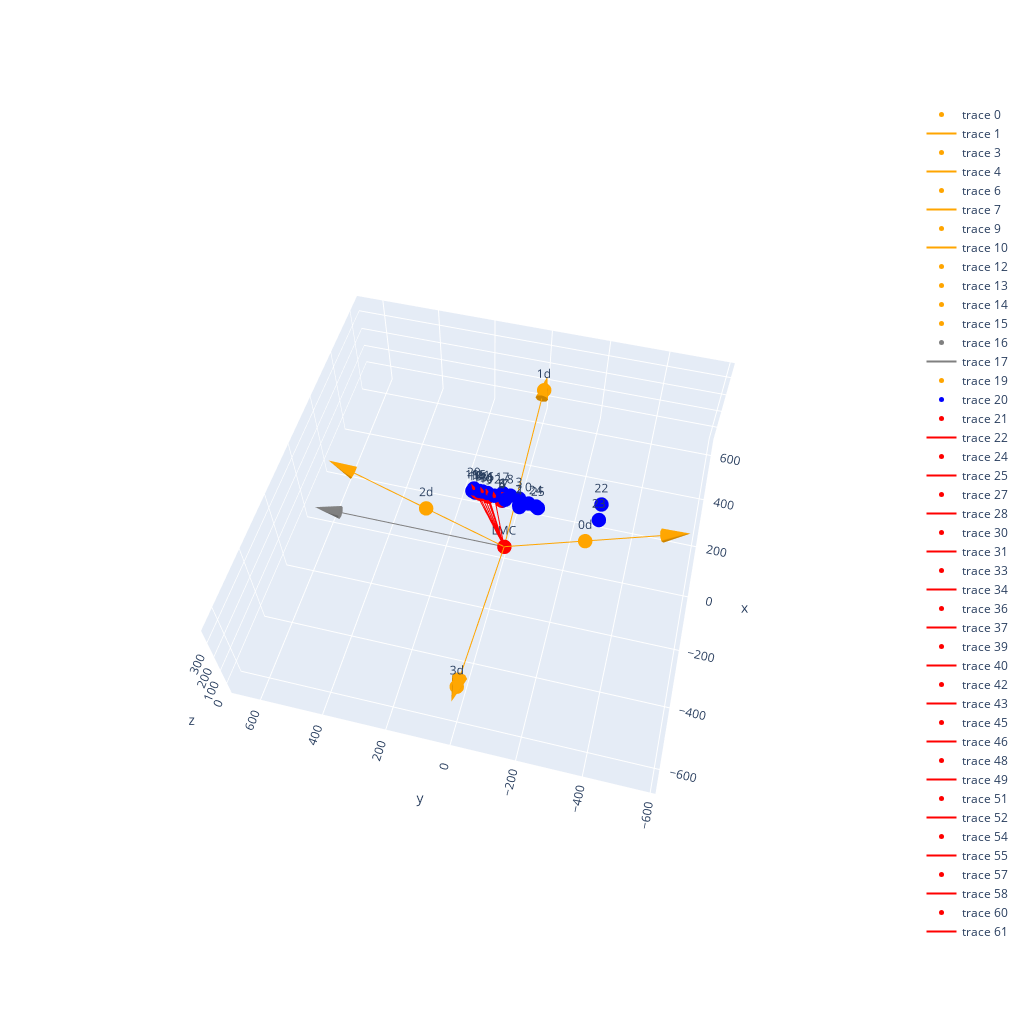

The code cell stored with this chart in its notebook:
### Markdown cell above
# Play with raytracing

### Code cell
# GENERAL
HandModel = getHandModel()
q = np.zeros(20)
# set the thumb in a flat position
q[0] = 0.4
q[1] = -0.6
q[2] = 0.1
state = setHandPose(HandModel, q)
fingers_idx = np.array([[0,3,8,17], #thumb (root to tip)
                        [4,9,13,18], #index
                        [5,10,14,19], #middle
                        [6,11,15,20], #ring
                        [7,12,16,21]]) #pinky
finger_radius = 10 # mm
#palm_plane_idx = np.array([7, 6, 5, 4, 1, 25, 24, 2]) # cirsumverence of palm clockwise

# HAND
# x = + flexion, - extension
# y = + pronation, - supination
# z = + ulna devation, - radial deviation
pos_markers = getHandMarkers(HandModel, state, pos=np.array([0, -100, 300]), orient=np.array([0., 90, 0.]))

# PALM;
pv__ = (pos_markers[2] + pos_markers[1]) / 2 - pos_markers[6] # vector pointing from the finger root to the wrist
pv__ /= np.linalg.norm(pv__)
palm_markers = np.array([pos_markers[7] + pv__*3, pos_markers[6] + pv__*3, pos_markers[5] + pv__*3, pos_markers[4] + pv__*3, # to make sure the finger root markers do not intersect with the palm
                         pos_markers[1], pos_markers[25], pos_markers[24], pos_markers[2]])
# normal plane to the palm and palm centroid
palm_plane_normal = get_regressionPlane(palm_markers)
palm_centroid = np.mean(palm_markers, axis=0)

# FINGERS
# the line chain of a finger starts at the finger root and clinbs marker by marker to the finger tip
# the base of a line is always the origin of a vector pointing from towards the tip -> this means the only frogner marker not a line origin is the finger tip
#finger_lines has the shape (num_fingers, num_phlanges, len_phlanges)
finger_lines = np.array([[(pos_markers[fingers_idx[j, i]], (pos_markers[fingers_idx[j, i+1]]-pos_markers[fingers_idx[j, i]])/np.linalg.norm(pos_markers[fingers_idx[j, i+1]]-pos_markers[fingers_idx[j, i]]), np.linalg.norm(pos_markers[fingers_idx[j, i+1]]-pos_markers[fingers_idx[j, i]])) for i in range(fingers_idx.shape[1]-1)] for j in range(fingers_idx.shape[0])])
forearm_vec = (pos_markers[24] + pos_markers[25])/2 - (pos_markers[22] + pos_markers[23])/2

# LMC
LMC = make_LMC(LMC_loc=[0, 0, 0], LMC_orient=[0, 0, 0], LMC_H=600)

fig = go.Figure()
fig = plotLMC(fig, LMC, color='orange', name='LMC', scale=1)
fig = plot_hand(fig, pos_markers)

occlusions, _ = check_LMC_Hand_visibility(LMC, pos_markers, fingers_idx, finger_lines, finger_radius, palm_plane_normal, palm_centroid, palm_markers, forearm_vec, fig=fig, verbose=1)
print(occlusions)
fig.show()

### Figure 1 — Plotly figure (JSON) as saved in the notebook; plotly's stock layout.template omitted (floating-point values rounded to 4 significant figures)
{"data": [{"marker": {"color": "orange", "size": 5}, "mode": "markers+text", "type": "scatter3d", "x": [0], "y": [0], "z": [0]}, {"line": {"color": "orange", "width": 2}, "mode": "lines", "type": "scatter3d", "x": [0, 0, null], "y": [0, -519.6, null], "z": [0, 300.0, null]}, {"colorscale": [[0, "orange"], [1, "orange"]], "showlegend": false, "showscale": false, "type": "cone", "u": [0], "v": [-155.9], "w": [90.0], "x": [0], "y": [-509.2], "z": [294.0]}, {"marker": {"color": "orange", "size": 5}, "mode": "markers+text", "type": "scatter3d", "x": [0], "y": [0], "z": [0]}, {"line": {"color": "orange", "width": 2}, "mode": "lines", "type": "scatter3d", "x": [0, 579.6, null], "y": [0, 0, null], "z": [0, 155.3, null]}, {"colorscale": [[0, "orange"], [1, "orange"]], "showlegend": false, "showscale": false, "type": "cone", "u": [173.9], "v": [0], "w": [46.59], "x": [568.0], "y": [0], "z": [152.2]}, {"marker": {"color": "orange", "size": 5}, "mode": "markers+text", "type": "scatter3d", "x": [0], "y": [0], "z": [0]}, {"line": {"color": "orange", "width": 2}, "mode": "lines", "type": "scatter3d", "x": [0, 0, null], "y": [0, 519.6, null], "z": [0, 300.0, null]}, {"colorscale": [[0, "orange"], [1, "orange"]], "showlegend": false, "showscale": false, "type": "cone", "u": [0], "v": [155.9], "w": [90.0], "x": [0], "y": [509.2], "z": [294.0]}, {"marker": {"color": "orange", "size": 5}, "mode": "markers+text", "type": "scatter3d", "x": [0], "y": [0], "z": [0]}, {"line": {"color": "orange", "width": 2}, "mode": "lines", "type": "scatter3d", "x": [0, -579.6, null], "y": [0, 0, null], "z": [0, 155.3, null]}, {"colorscale": [[0, "orange"], [1, "orange"]], "showlegend": false, "showscale": false, "type": "cone", "u": [-173.9], "v": [0], "w": [46.59], "x": [-568.0], "y": [0], "z": [152.2]}, {"marker": {"color": "orange", "size": 5}, "mode": "markers+text", "text": "0d", "type": "scatter3d", "x": [0], "y": [-259.8], "z": [150.0]}, {"marker": {"color": "orange", "size": 5}, "mode": "markers+text", "text": "1d", "type": "scatter3d", "x": [579.6], "y": [0], "z": [155.3]}, {"marker": {"color": "orange", "size": 5}, "mode": "markers+text", "text": "2d", "type": "scatter3d", "x": [0], "y": [259.8], "z": [150.0]}, {"marker": {"color": "orange", "size": 5}, "mode": "markers+text", "text": "3d", "type": "scatter3d", "x": [-579.6], "y": [0], "z": [155.3]}, {"marker": {"color": "gray", "size": 5}, "mode": "markers+text", "type": "scatter3d", "x": [0], "y": [0], "z": [0]}, {"line": {"color": "gray", "width": 2}, "mode": "lines", "type": "scatter3d", "x": [0, 0, null], "y": [0, 600, null], "z": [0, 0, null]}, {"colorscale": [[0, "gray"], [1, "gray"]], "showlegend": false, "showscale": false, "type": "cone", "u": [0], "v": [180], "w": [0], "x": [0], "y": [588], "z": [0]}, {"marker": {"color": "orange", "size": 5}, "mode": "markers+text", "text": "LMC", "type": "scatter3d", "x": [0], "y": [0], "z": [0]}, {"marker": {"color": "blue", "size": 5}, "mode": "markers+text", "text": [0, 1, 2, 3, 4, 5, 6, 7, 8, 9, 10, 11, 12, 13, 14, 15, 16, 17, 18, 19, 20, 21, 22, 23, 24, 25], "type": "scatter3d", "x": [25.23, 0.7003, -18.61, 45.23, 9.836, -1.275, -8.344, -16.85, 52.46, 12.87, 5.136, -1.679, -12.63, 14.46, 7.834, 1.47, -8.128, 56.35, 14.42, 7.89, 4.889, -6.857, 45.09, -16.44, -11.65, 11.65], "y": [-68.48, -45.13, -48.16, -33.74, 11.53, 11.18, 7.712, -3.674, -4.251, 55.77, 60.39, 57.96, 31.03, 82.25, 89.91, 81.42, 53.63, 21.02, 98.58, 105.9, 100.2, 69.93, -290.3, -293.4, -99.06, -100.9], "z": [270.7, 278.6, 320.5, 256.1, 280.4, 300.1, 318.9, 334.9, 251.8, 284.3, 303.8, 324.2, 339.0, 288.3, 306.3, 326.0, 339.3, 250.3, 289.6, 307.2, 328.3, 340.3, 320.7, 326.2, 323.2, 276.8]}, {"marker": {"color": "red", "size": 5}, "mode": "markers+text", "type": "scatter3d", "x": [12.87], "y": [55.77], "z": [284.3]}, {"line": {"color": "red", "width": 2}, "mode": "lines", "type": "scatter3d", "x": [12.87, 14.46, null], "y": [55.77, 82.25, null], "z": [284.3, 288.3, null]}, {"colorscale": [[0, "red"], [1, "red"]], "showlegend": false, "showscale": false, "type": "cone", "u": [0.4791], "v": [7.944], "w": [1.204], "x": [14.43], "y": [81.72], "z": [288.2]}, {"marker": {"color": "red", "size": 5}, "mode": "markers+text", "type": "scatter3d", "x": [0], "y": [0], "z": [0]}, {"line": {"color": "red", "width": 2}, "mode": "lines", "type": "scatter3d", "x": [0, 5.053, null], "y": [0, 59.41, null], "z": [0, 298.9, null]}, {"colorscale": [[0, "red"], [1, "red"]], "showlegend": false, "showscale": false, "type": "cone", "u": [1.516], "v": [17.82], "w": [89.67], "x": [4.952], "y": [58.22], "z": [292.9]}, {"marker": {"color": "red", "size": 5}, "mode": "markers+text", "type": "scatter3d", "x": [14.46], "y": [82.25], "z": [288.3]}, {"line": {"color": "red", "width": 2}, "mode": "lines", "type": "scatter3d", "x": [14.46, 14.42, null], "y": [82.25, 98.58, null], "z": [288.3, 289.6, null]}, {"colorscale": [[0, "red"], [1, "red"]], "showlegend": false, "showscale": false, "type": "cone", "u": [-0.0125], "v": [4.898], "w": [0.387], "x": [14.42], "y": [98.25], "z": [289.5]}, {"marker": {"color": "red", "size": 5}, "mode": "markers+text", "type": "scatter3d", "x": [0], "y": [0], "z": [0]}, {"line": {"color": "red", "width": 2}, "mode": "lines", "type": "scatter3d", "x": [0, 7.711, null], "y": [0, 88.5, null], "z": [0, 301.5, null]}, {"colorscale": [[0, "red"], [1, "red"]], "showlegend": false, "showscale": false, "type": "cone", "u": [2.313], "v": [26.55], "w": [90.46], "x": [7.557], "y": [86.73], "z": [295.5]}, {"marker": {"color": "red", "size": 5}, "mode": "markers+text", "type": "scatter3d", "x": [-1.275], "y": [11.18], "z": [300.1]}, {"line": {"color": "red", "width": 2}, "mode": "lines", "type": "scatter3d", "x": [-1.275, 5.136, null], "y": [11.18, 60.39, null], "z": [300.1, 303.8, null]}, {"colorscale": [[0, "red"], [1, "red"]], "showlegend": false, "showscale": false, "type": "cone", "u": [1.923], "v": [14.76], "w": [1.111], "x": [5.008], "y": [59.4], "z": [303.7]}, {"marker": {"color": "red", "size": 5}, "mode": "markers+text", "type": "scatter3d", "x": [0], "y": [0], "z": [0]}, {"line": {"color": "red", "width": 2}, "mode": "lines", "type": "scatter3d", "x": [0, -1.654, null], "y": [0, 57.08, null], "z": [0, 319.2, null]}, {"colorscale": [[0, "red"], [1, "red"]], "showlegend": false, "showscale": false, "type": "cone", "u": [-0.4961], "v": [17.12], "w": [95.77], "x": [-1.621], "y": [55.94], "z": [312.9]}, {"marker": {"color": "red", "size": 5}, "mode": "markers+text", "type": "scatter3d", "x": [5.136], "y": [60.39], "z": [303.8]}, {"line": {"color": "red", "width": 2}, "mode": "lines", "type": "scatter3d", "x": [5.136, 7.834, null], "y": [60.39, 89.91, null], "z": [303.8, 306.3, null]}, {"colorscale": [[0, "red"], [1, "red"]], "showlegend": false, "showscale": false, "type": "cone", "u": [0.8092], "v": [8.858], "w": [0.7578], "x": [7.78], "y": [89.32], "z": [306.3]}, {"marker": {"color": "red", "size": 5}, "mode": "markers+text", "type": "scatter3d", "x": [0], "y": [0], "z": [0]}, {"line": {"color": "red", "width": 2}, "mode": "lines", "type": "scatter3d", "x": [0, 1.448, null], "y": [0, 80.21, null], "z": [0, 321.1, null]}, {"colorscale": [[0, "red"], [1, "red"]], "showlegend": false, "showscale": false, "type": "cone", "u": [0.4343], "v": [24.06], "w": [96.33], "x": [1.419], "y": [78.61], "z": [314.7]}, {"marker": {"color": "red", "size": 5}, "mode": "markers+text", "type": "scatter3d", "x": [7.834], "y": [89.91], "z": [306.3]}, {"line": {"color": "red", "width": 2}, "mode": "lines", "type": "scatter3d", "x": [7.834, 7.89, null], "y": [89.91, 105.9, null], "z": [306.3, 307.2, null]}, {"colorscale": [[0, "red"], [1, "red"]], "showlegend": false, "showscale": false, "type": "cone", "u": [0.01688], "v": [4.805], "w": [0.2641], "x": [7.889], "y": [105.6], "z": [307.2]}, {"marker": {"color": "red", "size": 5}, "mode": "markers+text", "type": "scatter3d", "x": [0], "y": [0], "z": [0]}, {"line": {"color": "red", "width": 2}, "mode": "lines", "type": "scatter3d", "x": [0, 4.817, null], "y": [0, 98.73, null], "z": [0, 323.5, null]}, {"colorscale": [[0, "red"], [1, "red"]], "showlegend": false, "showscale": false, "type": "cone", "u": [1.445], "v": [29.62], "w": [97.06], "x": [4.721], "y": [96.75], "z": [317.1]}, {"marker": {"color": "red", "size": 5}, "mode": "markers+text", "type": "scatter3d", "x": [-8.344], "y": [7.712], "z": [318.9]}, {"line": {"color": "red", "width": 2}, "mode": "lines", "type": "scatter3d", "x": [-8.344, -1.679, null], "y": [7.712, 57.96, null], "z": [318.9, 324.2, null]}, {"colorscale": [[0, "red"], [1, "red"]], "showlegend": false, "showscale": false, "type": "cone", "u": [1.999], "v": [15.07], "w": [1.592], "x": [-1.812], "y": [56.96], "z": [324.1]}, {"marker": {"color": "red", "size": 5}, "mode": "markers+text", "type": "scatter3d", "x": [0], "y": [0], "z": [0]}, {"line": {"color": "red", "width": 2}, "mode": "lines", "type": "scatter3d", "x": [0, -12.45, null], "y": [0, 30.58, null], "z": [0, 334.1, null]}, {"colorscale": [[0, "red"], [1, "red"]], "showlegend": false, "showscale": false, "type": "cone", "u": [-3.734], "v": [9.174], "w": [100.2], "x": [-12.2], "y": [29.97], "z": [327.4]}, {"marker": {"color": "red", "size": 5}, "mode": "markers+text", "type": "scatter3d", "x": [-8.344], "y": [7.712], "z": [318.9]}, {"line": {"color": "red", "width": 2}, "mode": "lines", "type": "scatter3d", "x": [-8.344, -1.679, null], "y": [7.712, 57.96, null], "z": [318.9, 324.2, null]}, {"colorscale": [[0, "red"], [1, "red"]], "showlegend": false, "showscale": false, "type": "cone", "u": [1.999], "v": [15.07], "w": [1.592], "x": [-1.812], "y": [56.96], "z": [324.1]}, {"marker": {"color": "red", "size": 5}, "mode": "markers+text", "type": "scatter3d", "x": [0], "y": [0], "z": [0]}, {"line": {"color": "red", "width": 2}, "mode": "lines", "type": "scatter3d", "x": [0, -8.009, null], "y": [0, 52.85, null], "z": [0, 334.3, null]}, {"colorscale": [[0, "red"], [1, "red"]], "showlegend": false, "showscale": false, "type": "cone", "u": [-2.403], "v": [15.85], "w": [100.3], "x": [-7.849], "y": [51.79], "z": [327.6]}, {"marker": {"color": "red", "size": 5}, "mode": "markers+text", "type": "scatter3d", "x": [-1.679], "y": [57.96], "z": [324.2]}, {"line": {"color": "red", "width": 2}, "mode": "lines", "type": "scatter3d", "x": [-1.679, 1.47, null], "y": [57.96, 81.42, null], "z": [324.2, 326.0, null]}, {"colorscale": [[0, "red"], [1, "red"]], "showlegend": false, "showscale": false, "type": "cone", "u": [0.9446], "v": [7.039], "w": [0.5386], "x": [1.407], "y": [80.96], "z": [325.9]}, {"marker": {"color": "red", "size": 5}, "mode": "markers+text", "type": "scatter3d", "x": [0], "y": [0], "z": [0]}, {"line": {"color": "red", "width": 2}, "mode": "lines", "type": "scatter3d", "x": [0, -6.759, null], "y": [0, 68.93, null], "z": [0, 335.4, null]}, {"colorscale": [[0, "red"], [1, "red"]], "showlegend": false, "showscale": false, "type": "cone", "u": [-2.028], "v": [20.68], "w": [100.6], "x": [-6.624], "y": [67.55], "z": [328.7]}], "layout": {"height": 1024, "scene": {"aspectmode": "data", "aspectratio": {"x": 1, "y": 1, "z": 1}, "camera": {"center": {"x": 0, "y": 0, "z": 0}, "eye": {"x": -2, "y": -0.5, "z": 3}, "up": {"x": 0, "y": 0, "z": 20}}}, "width": 1024}}
